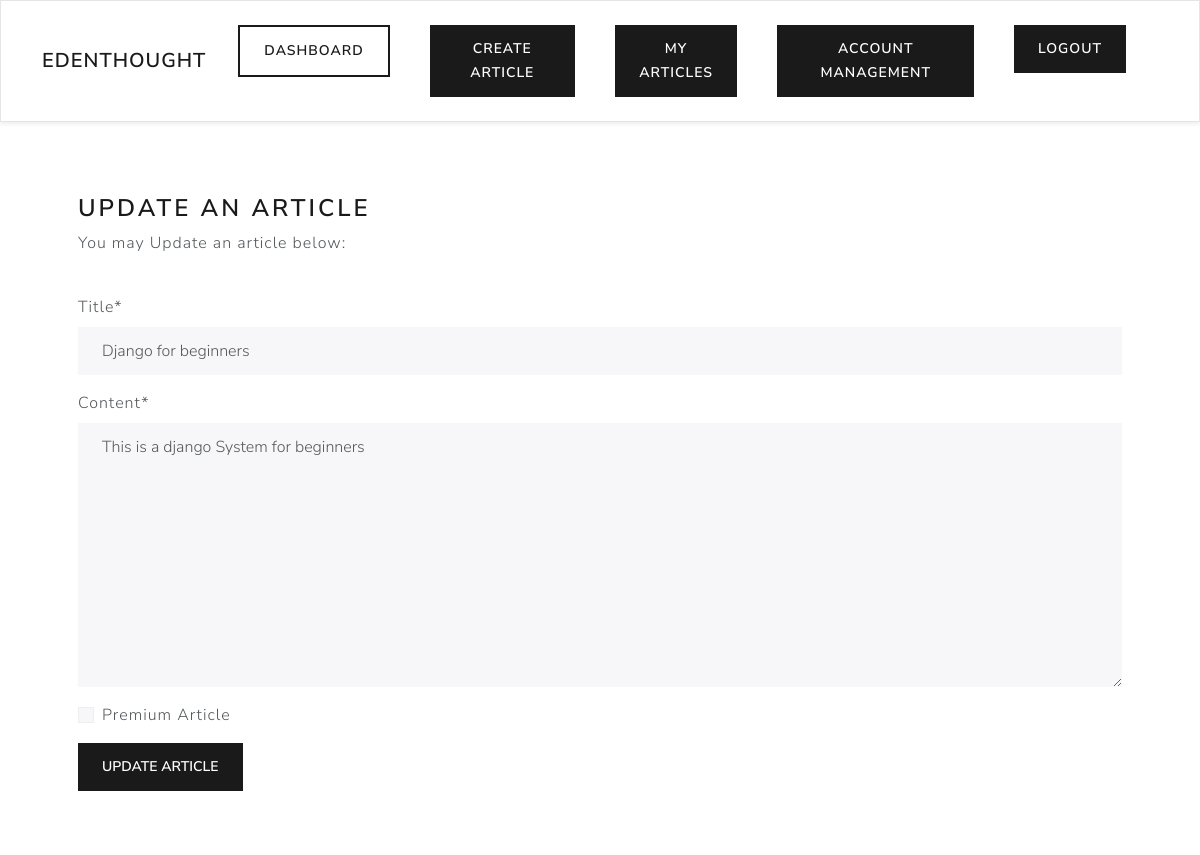
/writer/update-article/4/ (signed in), run on the app's committed database.
### writer/models.py (models this page shows, shortened)
class Article(models.Model):
    title = models.CharField(max_length=200)
    content = models.TextField(max_length=10000)
    date_posted = models.DateTimeField(auto_now_add=True)
    is_premium = models.BooleanField(default=False, verbose_name="Premium Article")
    user = models.ForeignKey(CustomUser, max_length=10 ,  on_delete=models.CASCADE, null=True)

### writer/views.py (the view)
# urls.py: path('update-article/<str:pk>/', views.update_article, name='update-article'),
@login_required(login_url='my-login')
def update_article(request, pk):
    try:
        article = Article.objects.get(id=pk, user=request.user)
    except:  # noqa: E722
        return redirect('my-articles')
    form = ArticleForm(instance=article)
    if request.method == 'POST':
        form = ArticleForm(request.POST, instance=article)
        if form.is_valid():
            form.save()
            return redirect('my-articles')
    context = {'UpdateArticleForm': form}
    return render(request, 'writer/update-article.html', context)

### writer/forms.py
class ArticleForm(ModelForm):
    class Meta:
        model = Article
        fields = ['title', 'content', 'is_premium',]

### writer/templates/writer/update-article.html (shortened to what this page needs)
{% extends 'writer/navbar.html' %}
{% load crispy_forms_tags %}
{% block content %}
<br>
<div class="container bg-white shadow-md p-5 form-layout">
    <h3> Update an article</h3>
    <p> You may Update an article below: </p>
    <br>
    <form method="POST" autocomplete="off">
        {{ UpdateArticleForm|crispy }}
        <button type="submit" class="btn btn-primary" value="Update Article">Update Article</button>
    </form>
</div>
{% endblock %}

### data on the page
Article: title "Django for beginners", content "This is a django System for beginners"
